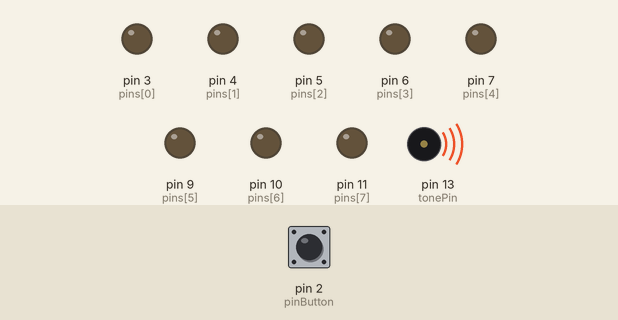
This sketch was run on a simulated Arduino Uno, built with avr-gcc and run on an emulated ATmega328P. Shown: output pins drawn as LEDs (lit = HIGH), buzzer (waves = sounding). The test bench sets the inputs (shaded band); at power-on: pin 2 (pinButton) LOW. What the sketch prints to the serial monitor is not drawn.

Above: at 5.0 s.
5.1 s: pin 2 (pinButton) pulled HIGH for 0.15 s
At 5.75 s:
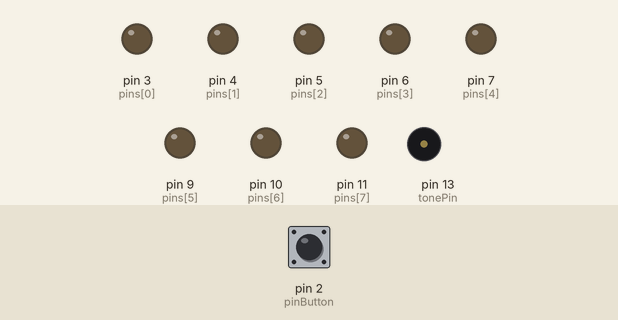
8.1 s: pin 2 (pinButton) pulled HIGH for 3.2 s
At 8.45 s:
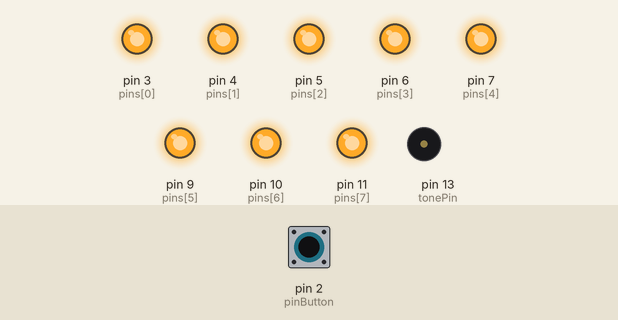
At 9.3 s:
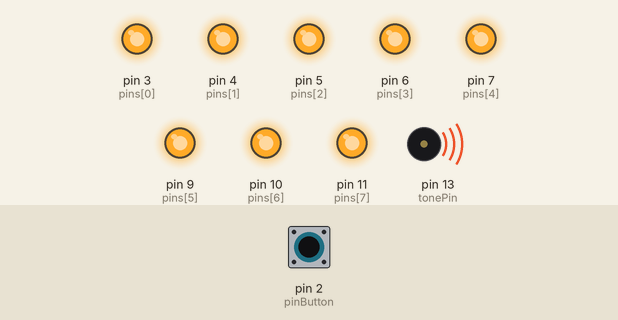
Timing chart, 0 to 18.8 s (numbered marks = the images above; inputs shaded):
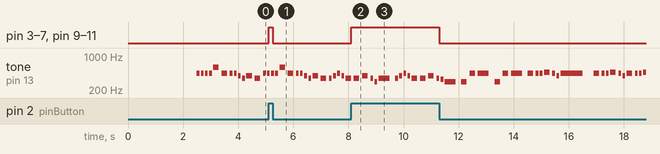

The sketch:

Menora.ino
```cpp
#define Do 262
#define Re 294
#define Me 330
#define Fa 349
#define Sol 392
#define La 440
#define Se_Bemol 466
#define Se 494
#define Do2 523
#define Re2 587
#define Me2 659
#define Fa2 698

int tonePin = 13;

int pins[] = {3,4,5,6,7,9,10,11 };

const int pinButton = 2;
int logicState;
int numElements;

int pinSensor = 1;
int state = LOW;
int val = 0;

int delaySm = 300;
int duration = 200;

bool bascule = false;

void setup()
{
  Serial.begin(9600);
  Serial.println();
  Serial.println("Begin program...");
  numElements = (sizeof(pins) / sizeof(pins[0]));
  Serial.println(numElements);

  for(int i = 0; i < numElements; i++)
  {
    pinMode(pins[i],OUTPUT);
  }

  pinMode(pinButton, INPUT);
  pinMode(pinSensor, INPUT);
  pinMode(tonePin, OUTPUT);
  initInterrupt();
  PlayHanukaSong();
  //MaozTzurSong();
}

void PlayHanukaSong()
{
  delay(2500);
  part_1();
  part_2(true);
  part_2(false);
  transition();
  part_3(true);
  part_3(false);
}

void part_1()
{
  for(int i = 0; i < 2; i++)
  {
    PlayTone(La, duration/2, delaySm/2);
    PlayTone(La, duration/2, delaySm/2);
    PlayTone(La, duration/2, delaySm/2);
    PlayTone(La, duration/2, delaySm/2);
    PlayTone(Re2, duration, delaySm);
    PlayTone(La, duration, delaySm);
    // -  -
    PlayTone(La, duration/2, delaySm/2);
    PlayTone(La, duration/2, delaySm/2);
    PlayTone(Sol, duration/2, delaySm/2);
    PlayTone(Fa, duration/2, delaySm/2);
    PlayTone(Sol, duration, delaySm);
    PlayTone(Fa, duration, delaySm);
  }
}

void part_2(bool first)
{
  PlayTone(Fa, duration/2, delaySm/2);
  PlayTone(Sol, duration/2, delaySm/2);
  PlayTone(La, duration/2, delaySm/2);
  PlayTone(Sol, duration/2, delaySm/2);
  PlayTone(Fa, duration, delaySm);
  PlayTone(Fa, duration, delaySm);
  PlayTone(Sol, duration, delaySm);
  PlayTone(Fa, duration/2, delaySm/2);
  if (first)
  {
    PlayTone(Re, duration/2, delaySm/2);
    PlayTone(Fa, duration*2, delaySm*2);
  }
  else
  {
    PlayTone(Me, duration/2, delaySm/2);
    PlayTone(Re, duration*2, delaySm*2);
  }
}

void transition()
{
  for(int i = 0; i < 2; i++)
  {
    PlayTone(Re, duration, delaySm);
    PlayTone(La, duration, delaySm);
    PlayTone(La, duration*2, delaySm*2);
  }
  PlayTone(La, duration, delaySm);
  PlayTone(La, duration/2, delaySm/2);
  PlayTone(La, duration/2, delaySm/2);
  PlayTone(Se_Bemol, duration, delaySm);
  PlayTone(La, duration/2, delaySm/2);
  PlayTone(Sol, duration/2, delaySm/2);
  PlayTone(La, duration*4, delaySm*4);
}

void part_3(bool first)
{
  for(int i = 0; i < 2; i++)
  {
    PlayTone(La, duration, delaySm);
    PlayTone(La, duration/2, delaySm/2);
    PlayTone(La, duration/2, delaySm/2);
    PlayTone(Se_Bemol, duration, delaySm);
    PlayTone(La, duration/2, delaySm/2);
    PlayTone(Sol, duration/2, delaySm/2);
  }
  PlayTone(Fa, duration/2, delaySm/2);
  PlayTone(Fa, duration/2, delaySm/2);
  PlayTone(Fa, duration/2, delaySm/2);
  PlayTone(Fa, duration/2, delaySm/2);
  PlayTone(Sol, duration, delaySm);
  PlayTone(Fa, duration/2, delaySm/2);
  if(first)
  {
    PlayTone(Sol, duration/2, delaySm/2);
    PlayTone(La, duration*4, delaySm*4);
  }
  else
  {
    PlayTone(Me, duration/2, delaySm/2);
    PlayTone(Re, duration*4, delaySm*4);
  }
}

void MaozTzurSong()
{
  delay(1500);
  int delaySm = 450;
  int duration = 300;

  for(int i = 0; i < 2; i++)
  {
    PlayTone(Fa, duration, delaySm);
    PlayTone(Do, duration, delaySm);
    PlayTone(Fa, duration, delaySm);
    PlayTone(Se_Bemol, duration, delaySm);
    PlayTone(La, duration, delaySm);
    PlayTone(Sol, duration, delaySm);
    PlayTone(Fa, duration*2, delaySm*2);
    PlayTone(Do2, duration, delaySm);
    PlayTone(Re2, duration, delaySm);
    PlayTone(Sol, duration, delaySm);
    PlayTone(La, duration/2, delaySm/2);
    PlayTone(Se_Bemol, duration/2, delaySm/2);
    PlayTone(La, duration, delaySm);
    PlayTone(Sol, duration, delaySm);
    PlayTone(Fa, duration*2, delaySm*2);
  }
  Serial.println("לעת תכין מטבח");
  PlayTone(Do2, duration*1.5, delaySm*1.5);
  PlayTone(Do2, duration/2, delaySm/2);
  PlayTone(Re2, duration, delaySm);
  PlayTone(Me2, duration, delaySm);
  PlayTone(Fa2, duration*2, delaySm*2);
  PlayTone(Do2, duration*2, delaySm*2);
  Serial.println("מצר המנבח");
  PlayTone(Fa2, duration, delaySm);
  PlayTone(Me2, duration, delaySm);
  PlayTone(Re2, duration, delaySm);
  PlayTone(Do2, duration, delaySm);
  PlayTone(Do2, duration/2, delaySm/2);
  PlayTone(Se_Bemol, duration/2, delaySm/2);
  PlayTone(La, duration/2, delaySm/2);
  PlayTone(Se_Bemol, duration/2, delaySm/2);
  PlayTone(Sol, duration*2, delaySm*2);

  // קץ בבל זרובבל

  MaozTzurSongLastPart(true);
  MaozTzurSongLastPart(false);
}

void MaozTzurSongLastPart(bool first)
{
  int delaySm = 450;
  int duration = 300;
  Serial.println("אז אגמור");
  PlayTone(La, duration*1.5, delaySm*1.5);
  PlayTone(Se_Bemol, duration/2, delaySm/2);
  PlayTone(Do2, duration*1.5, delaySm*1.5);
  Serial.println("בשיר מזמור");
  PlayTone(Re2, duration/2, delaySm/2);
  PlayTone(Sol, duration*1.5, delaySm*1.5);
  PlayTone(La, duration/2, delaySm/2);
  PlayTone(Se_Bemol, duration*2, delaySm*2);

  Serial.println("חנוכת המזבח");
  PlayTone(La, duration, delaySm);
  PlayTone(Fa, duration, delaySm);
  PlayTone(Re2, duration, delaySm);
  PlayTone(Do2, duration/2, delaySm/2);
  PlayTone(Se_Bemol, duration/2, delaySm/2);
  PlayTone(La, duration, delaySm);
  if(first)
  {
    PlayTone(Se_Bemol, duration, delaySm);
    PlayTone(Do2, duration*2, delaySm*2);
  }
  else
  {
    PlayTone(Sol, duration, delaySm);
    PlayTone(Fa, duration*2, delaySm*2);
  }
}


void PlayTone(int MusicalNote, int Duration, int Delay)
{
  tone(tonePin,MusicalNote, Duration);
  delay(Delay);
}

void loop()
{
  val = digitalRead(pinSensor);
  Serial.println(val);
  if (val == HIGH) {           // check if the sensor is HIGH
    digitalWrite(11, HIGH);   // turn LED ON
    delay(100);                // delay 100 milliseconds

    if (state == LOW) {
      Serial.println("Motion detected!");
      state = HIGH;       // update variable state to HIGH
    }
  }
  else {
      digitalWrite(11, LOW); // turn LED OFF
      delay(200);             // delay 200 milliseconds

      if (state == HIGH){
        Serial.println("Motion stopped!");
        state = LOW;       // update variable state to LOW
    }
  }
}

void initInterrupt()
{
  attachInterrupt(digitalPinToInterrupt(pinButton), myISR, CHANGE);
}

void myISR()
{
  bascule = !bascule;
  if(bascule)
  {
    for(int i = 0; i < numElements; i++)
    {
      digitalWrite(pins[i], HIGH);
    }
  }
  else
  {
    for(int i = 0; i < numElements; i++)
    {
       digitalWrite(pins[i], LOW);
    }
  }
}
```

Measured:
- after the input at 5.1 s, pin 3 (pins[0]), pin 4 (pins[1]), pin 5 (pins[2]), pin 6 (pins[3]), pin 7 (pins[4]), pin 9 (pins[5]), pin 10 (pins[6]), pin 11 (pins[7]): LOW → HIGH at once, → LOW 0.15 s later
- after the input at 8.1 s, pin 3 (pins[0]), pin 4 (pins[1]), pin 5 (pins[2]), pin 6 (pins[3]), pin 7 (pins[4]), pin 9 (pins[5]), pin 10 (pins[6]), pin 11 (pins[7]): LOW → HIGH at once, → LOW 3.2 s later
- by itself, tone on pin 13 (tonePin): plays 349 Hz for 0.20 s, 392 Hz for 0.20 s, 349 Hz for 0.10 s, 294 Hz for 0.10 s, 349 Hz for 0.40 s, 349 Hz for 0.10 s … (38 notes in this stretch)
